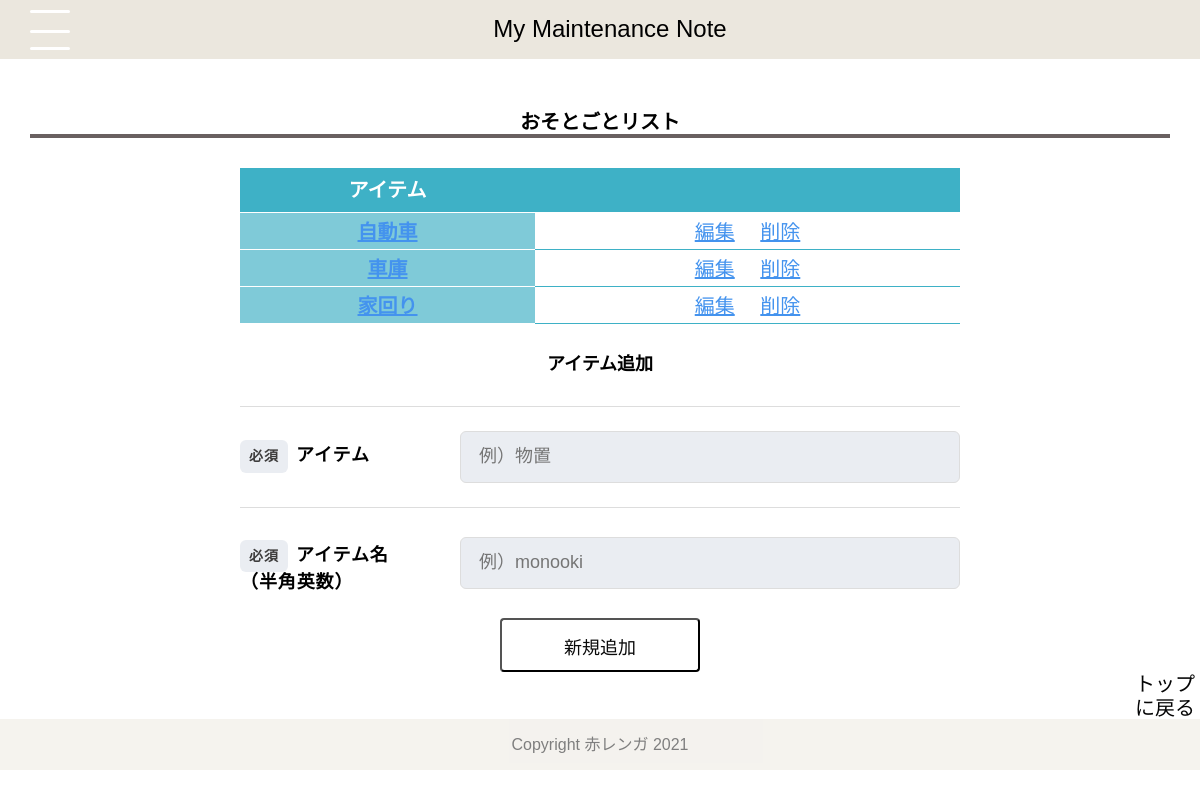
Screenshot of /list/soto with the database file from the repository.
### tables this page shows
CREATE TABLE "items" (
	"id"	INTEGER,
	"ios_id"	INTEGER,
	"item"	TEXT,
	"table_name"	TEXT,
	PRIMARY KEY("id" AUTOINCREMENT)
);

### app.py (the view)
@app.route("/list/soto")
def sotoitem_list():
    conn = sqlite3.connect("maintenance.db")
    c = conn.cursor()
    c.execute("select id, item from items where ios_id = 1")
    item_list=[]
    for row in c.fetchall():
        item_list.append({"id":row[0],"item":row[1]})
    c.close()
    return render_template("sotoitem_list.html",sotoitem_list = item_list)

### templates/sotoitem_list.html (shortened to what this page needs)
{% extends 'base.html' %}
{% block content %}
<h2>おそとごとリスト</h2>
<table class="table_list" width="60%">
    <thead>
        <tr>
            <th>アイテム</th>
            <th></th>
        </tr>
    </thead>
        {% for item in sotoitem_list %}
    <tdoby>
        <tr>
            <th label="アイテム"><a href="/tasklist/{{item['id']}}"  class="btn4">{{item['item']}}</a></th>
            <td>
                <div class="btn_top">
                    <a href="/edit/soto/{{item['id']}}" class="btn4">編集</a>
                    <a href="/del/soto/{{item['id']}}" onclick="return confirm('削除しますか？')" class="btn4">削除</a>
                </div>
            </td>
        </tr>
    </tdoby>
    {% endfor %}
</table>
        <h3>アイテム追加</h3>
<form action="/add/item/soto" method="POST">
    <div class="Form">
        <div class="Form-Item">
            <p class="Form-Item-Label">
            <span class="Form-Item-Label-Required">必須</span>アイテム
            </p>
            <input type="text" name="item" class="Form-Item-Input" placeholder="例）物置">
        </div>
        <div class="Form-Item">
            <p class="Form-Item-Label isMsg"><span class="Form-Item-Label-Required">必須</span>アイテム名<br>（半角英数）</p>
            <input type="text" name="table_name" class="Form-Item-Input" placeholder="例）monooki">
        </div>
    </div>
    <div>
        <button type="submit" class="btn1">新規追加</button>
    </div>
</form>
<div class="btn_top1">
    <a href="/index" type="button" class="btn5">トップに戻る</a>
</div>
{% endblock %}

### static/css/style.css (style rules this page uses)
html { overflow-y: scroll; }
body, h1, h2, h3, h4, h5, p, ul, ol, li, dl, dt, dd { margin: 0px; padding: 0px; }
body { background: #fff; text-align: center; font-size: 16px; line-height: 1.2; min-width: 100%; -webkit-text-size-adjust: 100%; }
a { outline: none; color: inherit; text-decoration: none; }
body { font-family: "Noto Sans Japanese", "ヒラギノ角ゴ Pro W3", "Hiragino Kaku Gothic Pro", "ヒラギノ角ゴ ProN W3", "Hiragino Kaku Gothic ProN", "游ゴシック", YuGothic, "メイリオ", "Meiryo", "HGPｺﾞｼｯｸM", "Osaka", "ＭＳ Ｐゴシック", sans-serif, Century Gothic, Arial; }
body { height: 800px; }
p { text-align: center; font-size: 20px; }
a { color:black; padding: 10px 10px; display: inline-block; font-size: 24px; }
h2 { font-size: 20px; margin: 30px; text-align:center; border-bottom: solid 4px rgb(105, 96, 96); }
h3 { font-size: 18px; text-align:center; margin: 30px; }
table { table-layout: auto; margin-left: auto; margin-right: auto; border-radius: 16px; }
table th { font-size: 20px; padding: 0; }
td { font-size: 20px; }
.table_list { border-collapse: collapse; }
.table_list thead th { background: #3EB1C6; padding: 10px 15px; border-bottom:#FFF solid 1px; color:#FFF; }
.table_list tbody th { background:#7fcad8; color:#FFF; padding: 2px;px 15px; border-bottom:#FFF solid 1px; vertical-align:middle; }
.table_list tbody tr:last-child th { border-bottom:#FFF solid 1px; }
.table_list tbody td { background:#FFF; padding:5px 15px; border-bottom:#3EB1C6 solid 1px; vertical-align:middle; }
form { margin-top: 20px; margin-left: auto; margin-right: auto; max-width: 720px; }
.Form { margin-top: 20px; margin-left: auto; margin-right: auto; max-width: 720px; }
.Form-Item { border-top: 1px solid #ddd; padding-top: 24px; padding-bottom: 24px; width: 100%; display: flex; align-items: center; }
.Form-Item-Label { width: 100%; max-width: 180px; letter-spacing: 0.05em; font-weight: bold; font-size: 18px; text-align: left; }
.Form-Item-Label.isMsg { margin-top: 8px; margin-bottom: auto; }
.Form-Item-Label-Required { border-radius: 6px; margin-right: 8px; padding-top: 8px; padding-bottom: 8px; width: 48px; display: inline-block; text-align: center; background: #eaedf2; color: rgb(61, 60, 60); font-size: 14px; }
.Form-Item-Input { border: 1px solid #ddd; border-radius: 6px; margin-left: 40px; padding-left: 1em; padding-right: 1em; height: 48px; flex: 1; width: 100%; background: #eaedf2; font-size: 18px; }
.btn1 { display: inline-block; width: 200px; height: 54px; text-align: center; text-decoration: none; line-height: 54px; outline: none; background-color:white; color: rgb(10, 10, 10); font-size: 18px; border-radius: 4px; }
.btn_top { text-align: center; }
.btn_top1 { text-align: right; }
.btn4 { height: 20px; font-size: 20px; border-radius: 8px; color: rgb(68, 147, 238); text-align: center; text-decoration: underline; padding: 2px 10px; }
.btn5 { width: 70px; height: 36px; font-size: 20px; border-radius: 8px; color: rgb(5, 5, 5); text-align: center; padding: 0; }

### rows the page displays
items: item "自動車"
items: item "車庫"
items: item "家回り"
